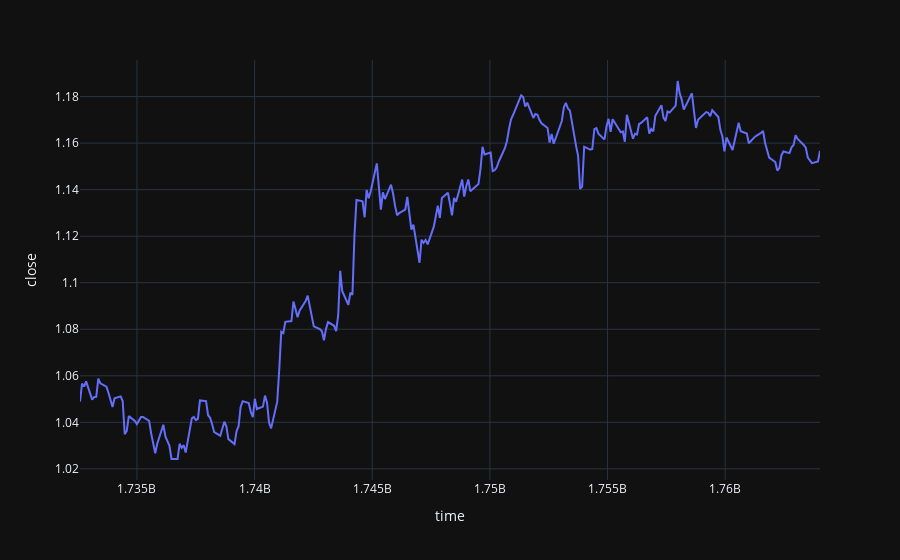

Notebook code for this chart:
### Code cell
rates = mt5.copy_rates_range("EURUSD", mt5.TIMEFRAME_D1, datetime.now() - timedelta(days=365), datetime.now())
print(rates)

ohlc_data = pd.DataFrame(rates)

fig = px.line(ohlc_data, x=ohlc_data['time'], y=ohlc_data['close'])
fig.show()

ohlc_data

### Figure 1 — Plotly figure (JSON) as saved in the notebook; plotly's stock layout.template omitted (floating-point values rounded to 4 significant figures; data arrays with more than 128 entries replaced by an {"elided": "..."} marker saying what was removed)
{"data": [{"hovertemplate": "time=%{x}<br>close=%{y}<extra></extra>", "legendgroup": "", "line": {"color": "#636efa", "dash": "solid"}, "marker": {"symbol": "circle"}, "mode": "lines", "name": "", "orientation": "v", "showlegend": false, "x": {"elided": "259 int values"}, "xaxis": "x", "y": {"elided": "259 float values"}, "yaxis": "y", "type": "scatter"}], "layout": {"xaxis": {"anchor": "y", "domain": [0.0, 1.0], "title": {"text": "time"}}, "yaxis": {"anchor": "x", "domain": [0.0, 1.0], "title": {"text": "close"}}, "legend": {"tracegroupgap": 0}, "margin": {"t": 60}}}
